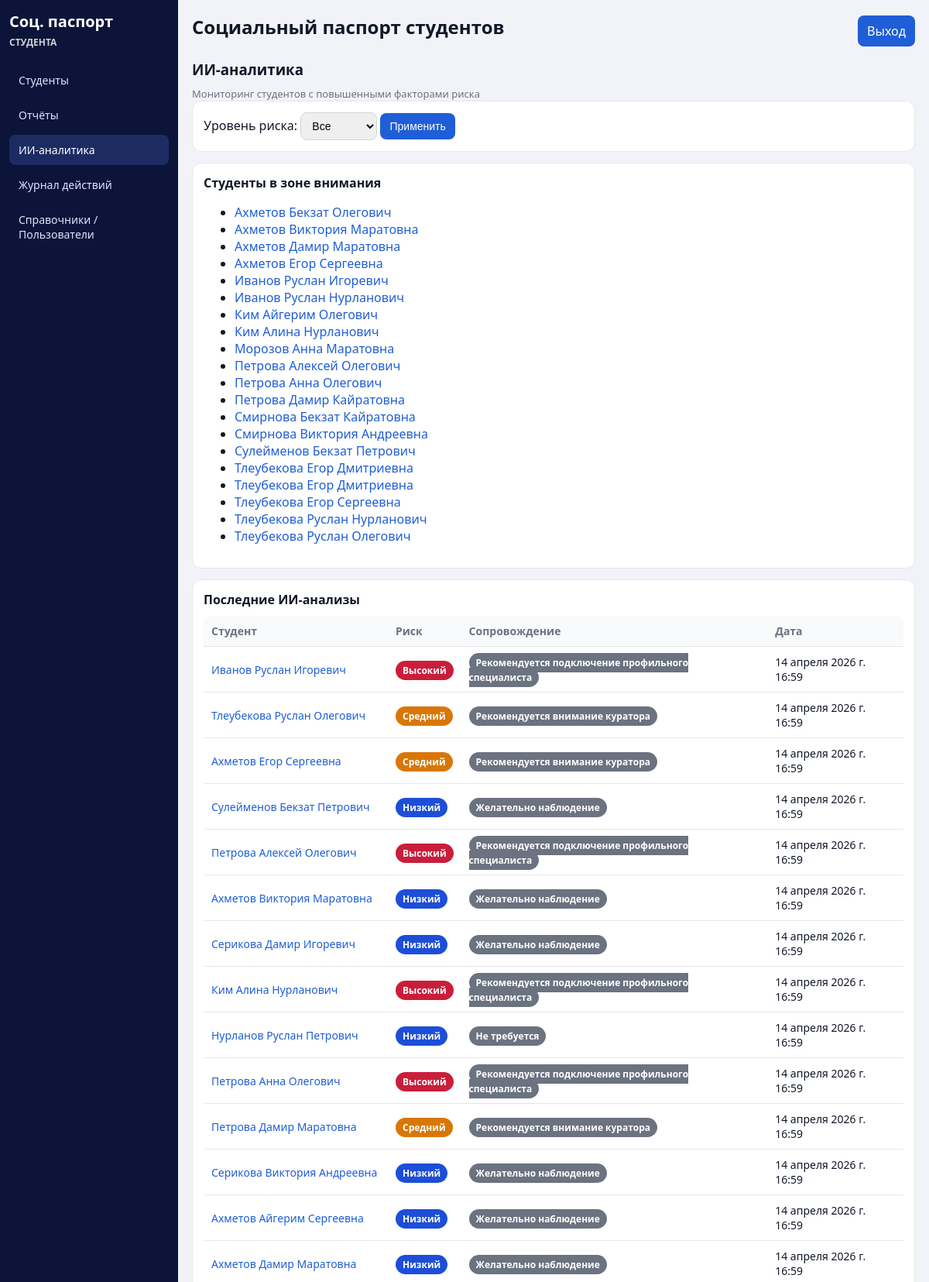
/ai-analytics/ (signed in, upper part), run on the app's committed database.
### core/models.py (models this page shows, shortened)
class Student(models.Model):
    iin_validator = RegexValidator(r"^\d{12}$", "ИИН должен содержать ровно 12 цифр.")
    last_name = models.CharField("Фамилия", max_length=150)
    first_name = models.CharField("Имя", max_length=150)
    middle_name = models.CharField("Отчество", max_length=150, blank=True)
    birth_date = models.DateField("Дата рождения")
    citizenship = models.CharField("Гражданство", max_length=120)
    nationality = models.CharField("Национальность", max_length=120)
    iin = models.CharField(
        "ИИН", max_length=12, unique=True, validators=[iin_validator], db_index=True
    )
    phone = models.CharField("Телефон", max_length=20, db_index=True)
    department = models.ForeignKey(Department, on_delete=models.PROTECT, verbose_name="Кафедра")
    specialty = models.ForeignKey(Specialty, on_delete=models.PROTECT, verbose_name="Специальность")
    course = models.PositiveSmallIntegerField(
        "Курс", validators=[MinValueValidator(1), MaxValueValidator(6)]
    )
    group = models.ForeignKey(StudyGroup, on_delete=models.PROTECT, verbose_name="Учебная группа")
    payment_form = models.ForeignKey(
        PaymentForm, on_delete=models.PROTECT, verbose_name="Форма оплаты"
    )
    created_at = models.DateTimeField("Создано", auto_now_add=True)
    updated_at = models.DateTimeField("Обновлено", auto_now=True)
    class Meta:
        verbose_name = "Студент"
        verbose_name_plural = "Студенты"
        ordering = ["last_name", "first_name"]
        indexes = [
            models.Index(fields=["last_name", "first_name", "middle_name"]),
            models.Index(fields=["iin"]),
            models.Index(fields=["phone"]),
        ]
    @property
    def full_name(self):
        return f"{self.last_name} {self.first_name} {self.middle_name}".strip()

class StudentAIAnalysis(models.Model):
    RISK_LEVELS = [("low", "Низкий"), ("medium", "Средний"), ("high", "Высокий")]
    SUPPORT_LEVELS = [
        ("none", "Не требуется"),
        ("observe", "Желательно наблюдение"),
        ("curator_attention", "Рекомендуется внимание куратора"),
        ("specialist", "Рекомендуется подключение профильного специалиста"),
    ]
    student = models.ForeignKey(
        Student, on_delete=models.CASCADE, related_name="ai_analyses", verbose_name="Студент"
    )
    short_profile = models.TextField("Краткий профиль")
    strengths = models.TextField("Сильные стороны")
    risk_factors = models.TextField("Факторы риска")
    recommendations = models.TextField("Рекомендации")
    risk_level = models.CharField("Уровень риска", max_length=20, choices=RISK_LEVELS)
    support_level = models.CharField(
        "Уровень сопровождения", max_length=30, choices=SUPPORT_LEVELS
    )
    created_at = models.DateTimeField("Дата анализа", auto_now_add=True)
    disclaimer = models.CharField(
        "Дисклеймер",
        max_length=255,
        default="Вывод сформирован автоматически и требует проверки ответственным сотрудником",
    )
    class Meta:
        verbose_name = "ИИ-анализ"
        verbose_name_plural = "ИИ-анализы"
        ordering = ["-created_at"]

### core/views.py (the view)
# urls.py: path("ai-analytics/", views.ai_analytics_page, name="ai-analytics"),
@login_required
def ai_analytics_page(request):
    qs = StudentAIAnalysis.objects.select_related("student")
    risk = request.GET.get("risk_level")
    if risk:
        qs = qs.filter(risk_level=risk)
    spotlight = Student.objects.filter(
        Q(ai_analyses__risk_level="high")
        | Q(psycho__adaptation_level__name__icontains="низ")
        | Q(academic__attendance="problematic")
    ).distinct()
    return render(request, "core/ai_analytics.html", {"analyses": qs[:100], "students": spotlight})

### templates/core/ai_analytics.html (shortened to what this page needs)
{% extends "base.html" %}
{% block content %}
<h3>ИИ-аналитика</h3>
<div class="muted">Мониторинг студентов с повышенными факторами риска</div>
<div class="card">
<form method="get">
    <label>Уровень риска:</label>
    <select name="risk_level">
        <option value="">Все</option>
    </select>
    <button type="submit">Применить</button>
</form>
</div>
<div class="card">
<h4>Студенты в зоне внимания</h4>
<ul>
{% for s in students %}
    <li><a href="{% url 'student-detail' s.pk %}">{{ s.full_name }}</a></li>
{% empty %}
    <li>Нет студентов по выбранным условиям.</li>
{% endfor %}
</ul>
</div>
<div class="card">
<h4>Последние ИИ-анализы</h4>
<table>
    <thead><tr><th>Студент</th><th>Риск</th><th>Сопровождение</th><th>Дата</th></tr></thead>
    <tbody>
    {% for a in analyses %}
    <tr>
        <td><a href="{% url 'student-detail' a.student.pk %}">{{ a.student.full_name }}</a></td>
        <td><span class="badge {% if a.risk_level == 'high' %}badge-red{% elif a.risk_level == 'medium' %}badge-orange{% else %}badge-blue{% endif %}">{{ a.get_risk_level_display }}</span></td>
        <td><span class="badge badge-gray">{{ a.get_support_level_display }}</span></td>
        <td>{{ a.created_at }}</td>
    </tr>
    {% endfor %}
    </tbody>
</table>
</div>
{% endblock %}

### static/styles.css (style rules this page uses)
:root { --bg: #f1f3f8; --card: #ffffff; --line: #e5e7eb; --text: #111827; --muted: #6b7280; --nav: #0c1539; --nav-active: #1c2c63; --accent: #1f5ed6; --danger: #c91e3a; --warn: #d97706; --ok: #1d4ed8; }
* { box-sizing: border-box; }
body { margin: 0; font-family: "Segoe UI", Arial, sans-serif; color: var(--text); background: var(--bg); }
a { color: var(--accent); text-decoration: none; }
h2, h3, h4 { margin: 0 0 10px; }
.muted { color: var(--muted); font-size: 13px; }
.card { background: var(--card); border: 1px solid var(--line); border-radius: 12px; padding: 14px; margin-bottom: 14px; }
table { width: 100%; border-collapse: collapse; background: #fff; border-radius: 10px; overflow: hidden; }
th, td { border-bottom: 1px solid var(--line); text-align: left; padding: 10px; font-size: 14px; }
th { color: var(--muted); font-weight: 600; background: #f8fafc; }
input, select, textarea, button { border: 1px solid #d1d5db; border-radius: 8px; padding: 8px 10px; font-size: 14px; }
button, .button { background: var(--accent); color: #fff; border: none; padding: 9px 12px; border-radius: 8px; display: inline-block; }
.badge { font-size: 12px; border-radius: 999px; padding: 4px 9px; color: #fff; font-weight: 600; }
.badge-blue { background: var(--ok); }
.badge-red { background: var(--danger); }
.badge-orange { background: var(--warn); }
.badge-gray { background: #6b7280; }

### data on the page
Student: full_name "Ахметов Бекзат Олегович"
Student: full_name "Ахметов Виктория Маратовна"
Student: full_name "Ахметов Дамир Маратовна"
Student: full_name "Ахметов Егор Сергеевна"
Student: full_name "Иванов Руслан Игоревич"
Student: full_name "Иванов Руслан Нурланович"
Student: full_name "Ким Айгерим Олегович"
Student: full_name "Ким Алина Нурланович"
Student: full_name "Морозов Анна Маратовна"
Student: full_name "Петрова Алексей Олегович"
Student: full_name "Петрова Анна Олегович"
Student: full_name "Петрова Дамир Кайратовна"
Student: full_name "Смирнова Бекзат Кайратовна"
Student: full_name "Смирнова Виктория Андреевна"
Student: full_name "Сулейменов Бекзат Петрович"
Student: full_name "Тлеубекова Егор Дмитриевна"
Student: full_name "Тлеубекова Егор Дмитриевна"
Student: full_name "Тлеубекова Егор Сергеевна"
Student: full_name "Тлеубекова Руслан Нурланович"
Student: full_name "Тлеубекова Руслан Олегович"
StudentAIAnalysis: student.full_name "Иванов Руслан Игоревич", risk_level "Высокий", support_level "Рекомендуется подключение профильного специалиста", created_at "14 апреля 2026 г. 16:59"
StudentAIAnalysis: student.full_name "Тлеубекова Руслан Олегович", risk_level "Средний", support_level "Рекомендуется внимание куратора", created_at "14 апреля 2026 г. 16:59"
StudentAIAnalysis: student.full_name "Ахметов Егор Сергеевна", risk_level "Средний", support_level "Рекомендуется внимание куратора", created_at "14 апреля 2026 г. 16:59"
StudentAIAnalysis: student.full_name "Сулейменов Бекзат Петрович", risk_level "Низкий", support_level "Желательно наблюдение", created_at "14 апреля 2026 г. 16:59"
StudentAIAnalysis: student.full_name "Петрова Алексей Олегович", risk_level "Высокий", support_level "Рекомендуется подключение профильного специалиста", created_at "14 апреля 2026 г. 16:59"
StudentAIAnalysis: student.full_name "Ахметов Виктория Маратовна", risk_level "Низкий", support_level "Желательно наблюдение", created_at "14 апреля 2026 г. 16:59"
StudentAIAnalysis: student.full_name "Серикова Дамир Игоревич", risk_level "Низкий", support_level "Желательно наблюдение", created_at "14 апреля 2026 г. 16:59"
StudentAIAnalysis: student.full_name "Ким Алина Нурланович", risk_level "Высокий", support_level "Рекомендуется подключение профильного специалиста", created_at "14 апреля 2026 г. 16:59"
StudentAIAnalysis: student.full_name "Нурланов Руслан Петрович", risk_level "Низкий", support_level "Не требуется", created_at "14 апреля 2026 г. 16:59"
StudentAIAnalysis: student.full_name "Петрова Анна Олегович", risk_level "Высокий", support_level "Рекомендуется подключение профильного специалиста", created_at "14 апреля 2026 г. 16:59"
StudentAIAnalysis: student.full_name "Петрова Дамир Маратовна", risk_level "Средний", support_level "Рекомендуется внимание куратора", created_at "14 апреля 2026 г. 16:59"
StudentAIAnalysis: student.full_name "Серикова Виктория Андреевна", risk_level "Низкий", support_level "Желательно наблюдение", created_at "14 апреля 2026 г. 16:59"
StudentAIAnalysis: student.full_name "Ахметов Айгерим Сергеевна", risk_level "Низкий", support_level "Желательно наблюдение", created_at "14 апреля 2026 г. 16:59"
StudentAIAnalysis: student.full_name "Ахметов Дамир Маратовна", risk_level "Низкий", support_level "Желательно наблюдение", created_at "14 апреля 2026 г. 16:59"
